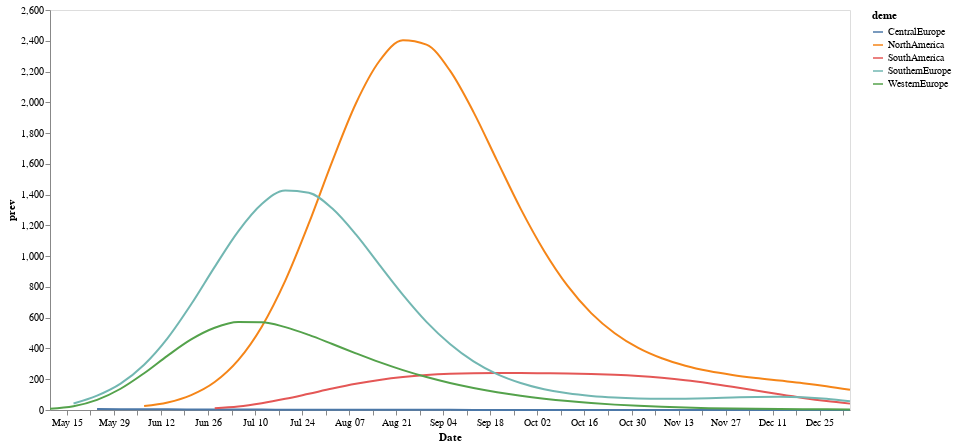

Notebook source saved alongside this figure:
### Code cell
alt.Chart(combined_ne_prev_df).mark_line(
    opacity=1, interpolate='monotone', color = "#f58518"
).encode(
    alt.X('date:T', axis=alt.Axis(title="Date", grid=False)),
    alt.Y('median_prev', axis=alt.Axis(title="prev", grid=False)),
    #alt.Y("log_median"),
    alt.Color("deme:N")
).properties(
    width=800,
    height=400)

### Figure 1 — Vega-Lite specification as saved in the notebook (floating-point values rounded to 4 significant figures; data arrays with more than 128 entries replaced by an {"elided": "..."} marker saying what was removed)
{"config": {"view": {"continuousWidth": 400, "continuousHeight": 300}}, "data": {"name": "data-9427b0b8bde7c1a6cc6badfe42565c2d"}, "mark": {"type": "line", "color": "#f58518", "interpolate": "monotone", "opacity": 1}, "encoding": {"color": {"field": "deme", "type": "nominal"}, "x": {"axis": {"grid": false, "title": "Date"}, "field": "date", "type": "temporal"}, "y": {"axis": {"grid": false, "title": "prev"}, "field": "median_prev", "type": "quantitative"}}, "height": 400, "width": 800, "$schema": "https://vega.github.io/schema/vega-lite/v4.17.0.json", "datasets": {"data-9427b0b8bde7c1a6cc6badfe42565c2d": {"elided": "161 records"}}}
